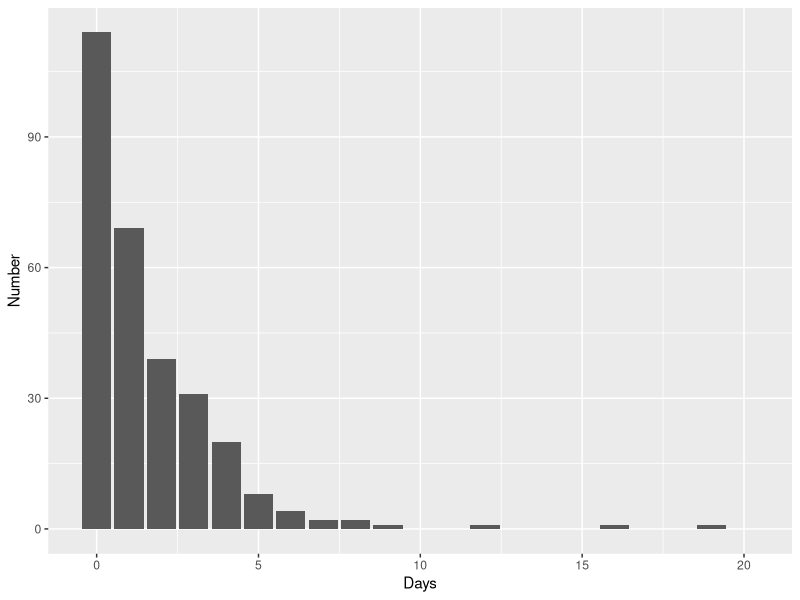

This figure's R source:
hosp<-read.csv("hospital.csv",header=T)
str(hosp)
library(ggplot2)
ggplot(data=hosp, aes(x=Days, y=Number)) + geom_bar(stat="identity")
